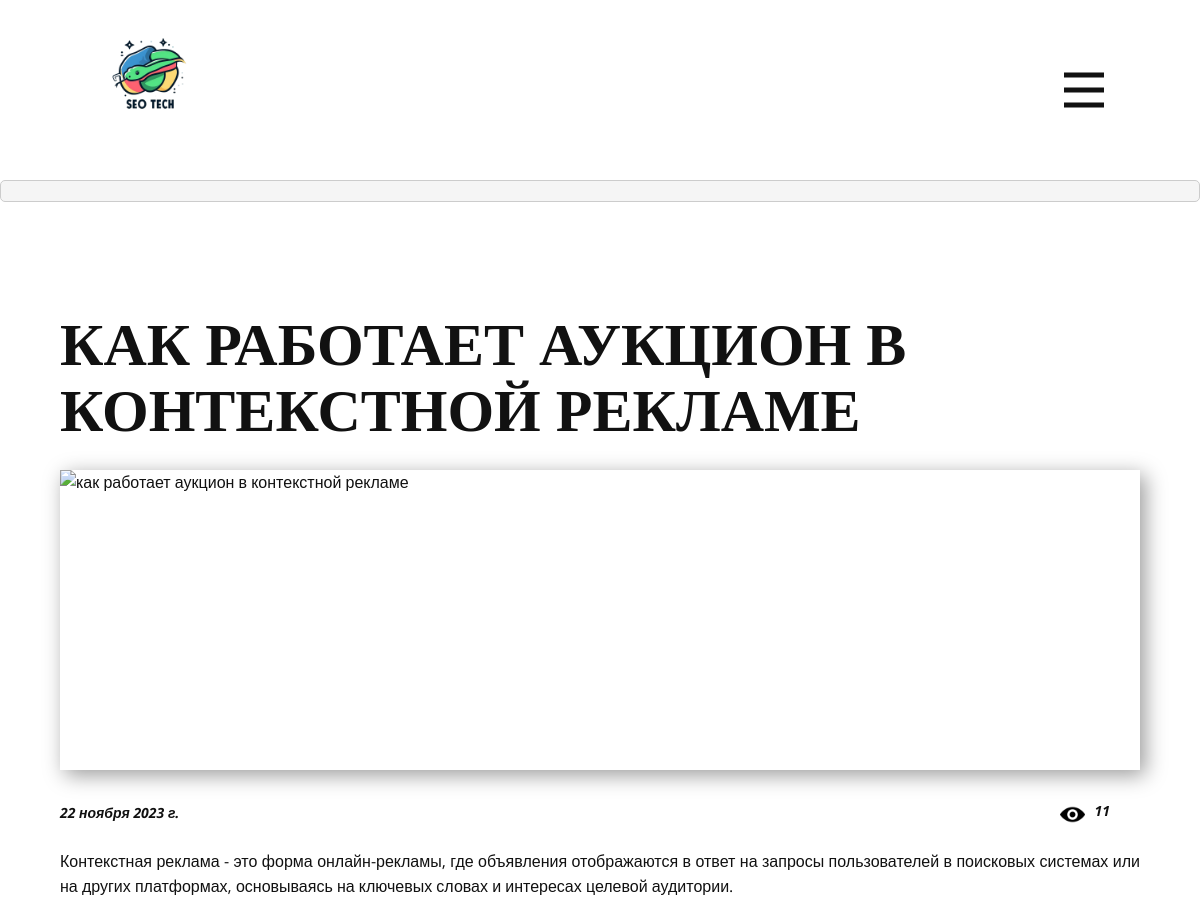
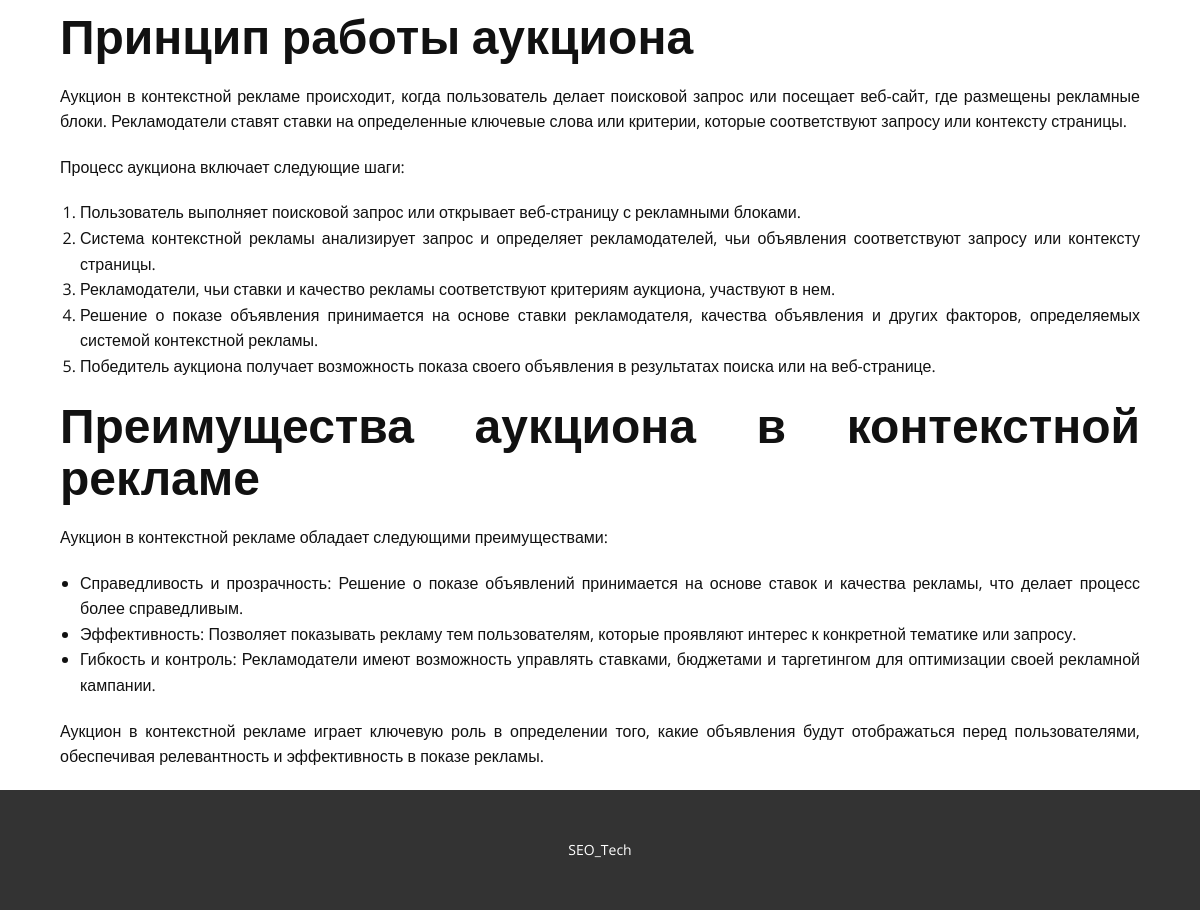
The app's page /blog/article/kak-rabotaet-aukcion-v-kontekstnoj-reklame/ with its own data (2 pictures, top to bottom).
### blog/models.py (models this page shows, shortened)
class BlogPost(models.Model):
    category = models.ForeignKey(
        BlogCategory,
        on_delete=models.CASCADE,
        related_name="items",
        verbose_name="Категория",
    )
    title = models.CharField(max_length=250, verbose_name="Заголовок")
    slug = models.SlugField(verbose_name="Символьный код")
    image = models.URLField(verbose_name="Основное изображение")
    created_at = models.DateField(auto_now_add=True, verbose_name="Дата создания")
    text = models.TextField(verbose_name="Основной контент")
    views = models.PositiveIntegerField(default=0, verbose_name="Количество просмотров")
    is_active = models.BooleanField(default=True, verbose_name="Доступность")
    def add_view(self):
        self.views += 1
    class Meta:
        verbose_name = "Статья"
        verbose_name_plural = "Статьи"
        ordering = ["-id"]

### blog/views.py (the view)
# urls.py: path("article/<slug:slug>/", BlogPostDetailView.as_view(), name="article"),
class BlogPostDetailView(DetailView):
    model = BlogPost
    context_object_name = "post"
    template_name = "blog/blog_post.html"
    def get_context_data(self, **kwargs):
        context = super().get_context_data(**kwargs)
        blog_post = self.object
        blog_post.add_view()
        blog_post.save()
        context["title"] = f"{blog_post.title} | SEO_Tech"
        same_articles = BlogPost.objects.filter(category=blog_post.category)
        same_articles = same_articles.exclude(pk=blog_post.pk)
        context["same_articles"] = same_articles
        return context

### blog/templates/blog/blog_post.html (shortened to what this page needs)
{% extends 'main/base.html' %}
{% load static %}
{% block other_stylesheet %}
    <link rel="stylesheet" href="{% static 'css/Post-Template.css' %}" media="screen">
{% endblock %}
{% block content %}
<section class="u-align-center u-clearfix u-section-1" id="sec-1c55">
    <div class="tag-cloud">
    </div>
    <div class="u-clearfix u-sheet u-valign-middle-md u-valign-middle-sm u-valign-middle-xs u-sheet-1">
        <div class="u-container-style u-expanded-width u-post-details u-post-details-1">
            <div class="u-container-layout u-valign-middle u-container-layout-1">
                <h1 class="u-blog-control u-text u-text-1">{{ post.title }}</h1>
                <br>
                <img alt="{{ post.title }}" class="u-blog-control u-expanded-width u-image u-image-default u-image-1"
                     src="{{ post.image }}" style="width: 300px">
                <div class="u-blog-control u-metadata u-metadata-1">
                    <b><em><span class="u-meta-date u-meta-icon" style="font-size:14px;">{{ post.created_at }}</span></em></b>
                    <b><em><span class="u-meta-date u-meta-icon" style="font-size:14px; float: right; margin-right:30px">{{ post.views }}</span></em></b><img src="{% static 'img/vviw.png' %}" class="social_icons" style="float: right; margin-right:10px">
                </div>
                <div class="u-align-justify u-blog-control u-post-content u-text u-text-2 fr-view">
                    {% autoescape off %}
                    {{ post.text }}
                    {% endautoescape %}
                </div>
            </div>
        </div>
    </div>
</section>
{% endblock %}

### main/static/css/Главная.css (style rules this page uses)
.u-section-1 { background-image: none; }
.u-section-1 .u-sheet-1 { min-height: 1456px; }
.u-section-1 .u-image-1 { width: 791px; height: 791px; background-image: url("../img/business-sucessful-businessman-working-with-laptop-using-computer-smiling-standing89.jpg"); background-position: 50% 50%; box-shadow: 5px 5px 20px 0 rgba(0,0,0,0.4); --animation-custom_in-translate_x: -300px; --animation-custom_in-translate_y: 0px; --animation-custom_in-opacity: 0; --animation-custom_in-rotate: 0deg; --animation-custom_in-scale: 1; margin: -1029px auto 0 32px; }
.u-section-1 .u-container-layout-1 { padding: 60px 50px 50px; }
.u-section-1 .u-text-1 { font-size: 3.75rem; margin: 0; }
.u-section-1 .u-text-2 { margin: 32px 0 0; }
.social_icons { width: 25px; margin: 2px; }

### main/static/css/Post-Template.css (style rules this page uses)
.u-section-1 .u-sheet-1 { min-height: 835px; }
.u-section-1 .u-post-details-1 { min-height: 375px; margin-top: 60px; margin-bottom: -10px; }
.u-section-1 .u-container-layout-1 { padding: 30px; }
.u-section-1 .u-image-1 { height: 300px; margin-top: 0; margin-bottom: 0; margin-left: 0; }
.u-section-1 .u-text-1 { margin-top: 20px; margin-bottom: 0; margin-left: 0; }
.u-section-1 .u-metadata-1 { margin-top: 30px; margin-bottom: 0; margin-left: 0; }
.u-section-1 .u-text-2 { margin-bottom: 0; margin-top: 20px; margin-left: 0; }
.tag-cloud { padding: 10px; background-color: #f5f5f5; border: 1px solid #ccc; border-radius: 5px; display: flex; flex-wrap: wrap; }

### records on screen
BlogPost: title "КАК РАБОТАЕТ АУКЦИОН В КОНТЕКСТНОЙ РЕКЛАМЕ", created_at "22 ноября 2023 г.", views "11", text "Контекстная реклама - это форма онлайн-рекламы, где объявления отображаются в ответ на запросы пользователей в поисковых системах или на других платформах, основываясь на ключевых словах и интересах целевой аудитории. Принцип работы аукциона Аукцион в контекстной рекламе происходит, когда пользователь делает поисковой запрос или посещает веб-сайт, где размещены рекламные блоки. Рекламодатели ставят ставки на определенные ключевые слова или критерии, которые соответствуют запросу или контексту страницы. Процесс аукциона включает следующие шаги: Пользователь выполняет поисковой запрос или открывает веб-страницу с рекламными блоками. Система контекстной рекламы анализирует запрос и определяет…"
